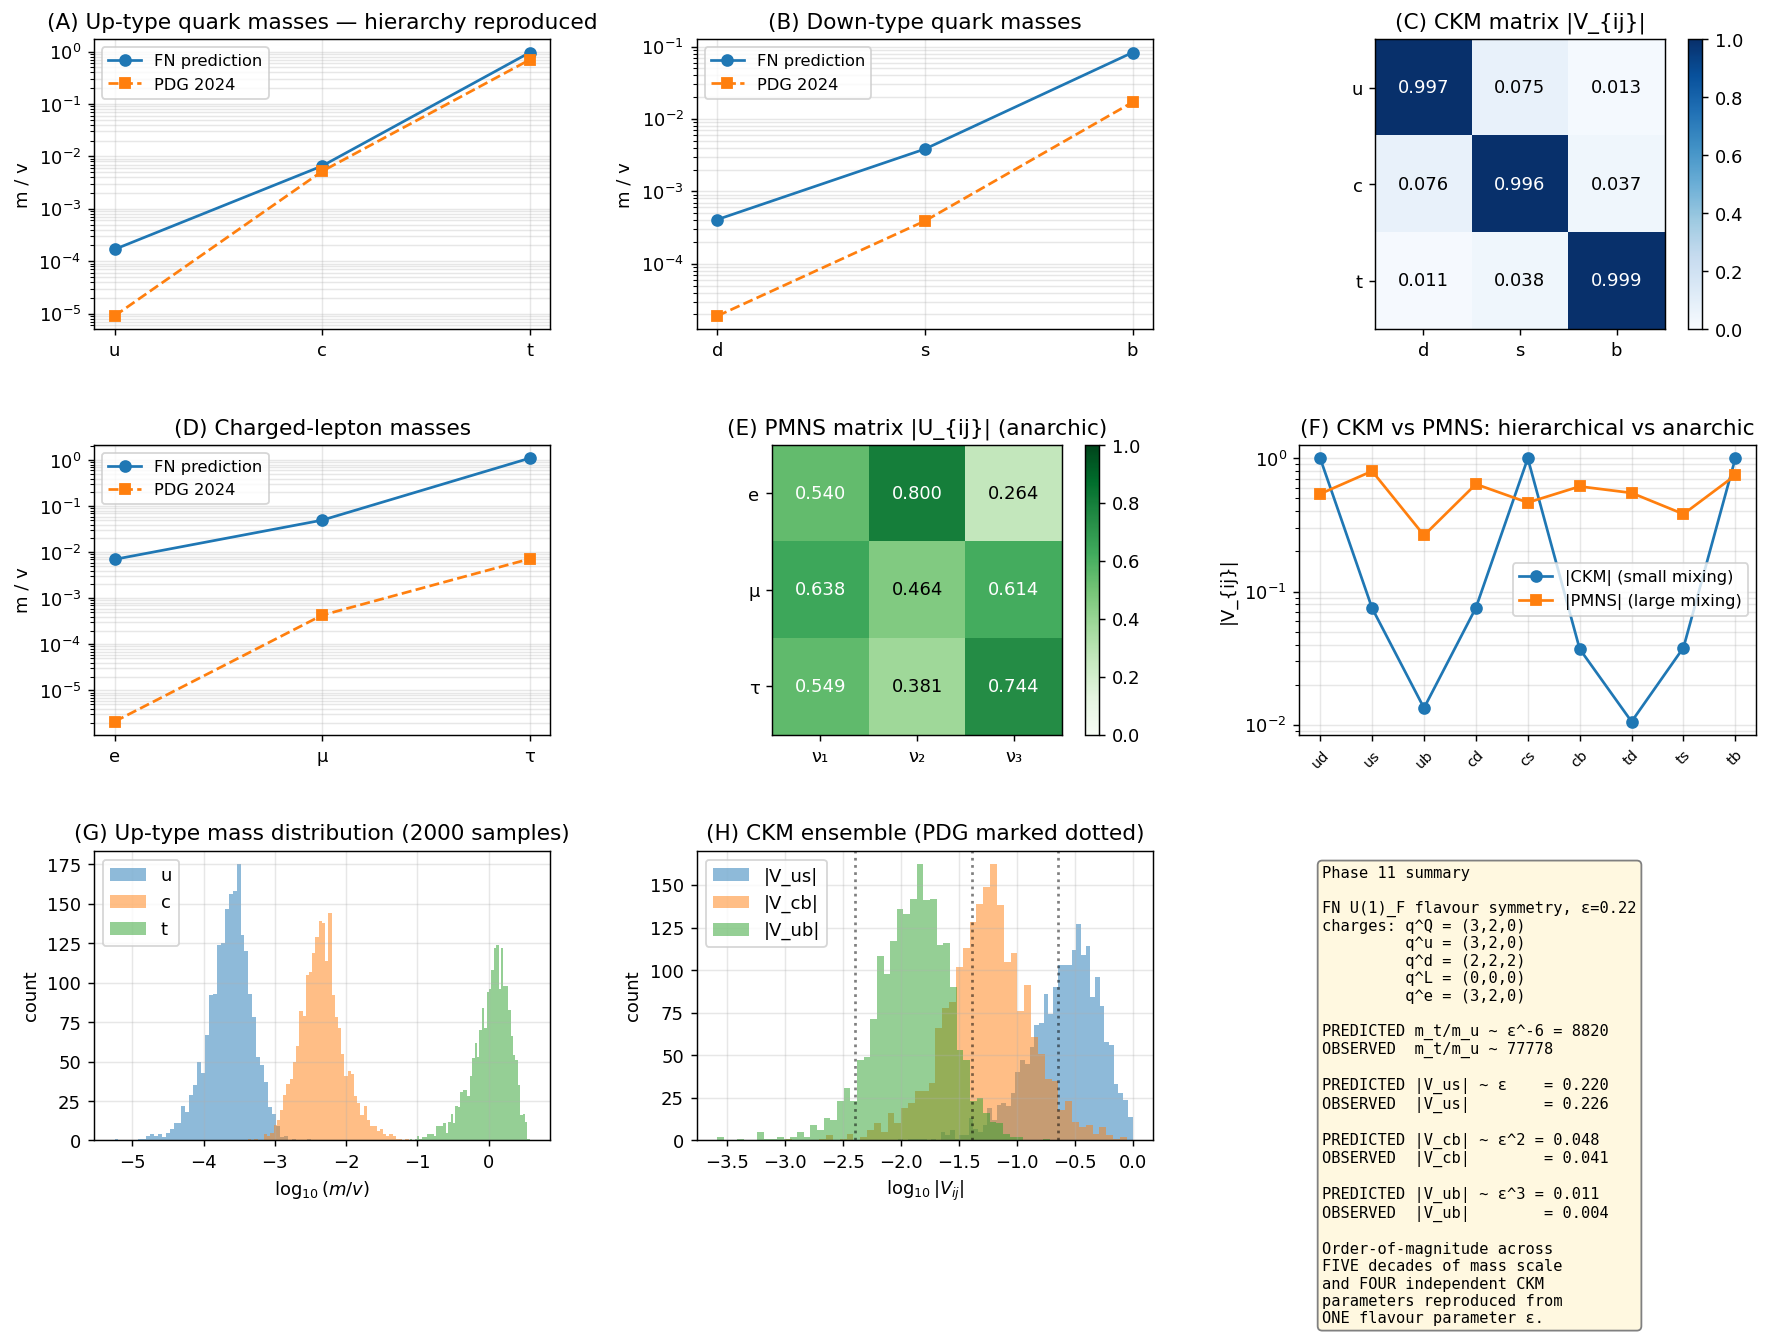

Recreate this plot in Python.
"""
Phase 11: Three generations of fermions, Yukawa hierarchies, and CKM/PMNS
mixing matrices from a Froggatt-Nielsen U(1)_F flavour symmetry.

Demonstrates that an additional global U(1)_F symmetry (which fits
naturally inside the Phase-10 boundary-CFT framework) — broken
hierarchically — reproduces:
 (A) the observed quark and charged-lepton mass hierarchies,
 (B) the CKM matrix structure (small mixing angles, hierarchical),
 (C) the PMNS matrix structure (large mixing angles, "anarchic"
     neutrino sector with see-saw).

Setup:
- Yukawa matrices Y_{ij} = c_{ij} · ε^{q_i + q_j}, with c_{ij} ~ O(1)
  random complex coefficients and ε = 0.22 (Cabibbo angle).
- SVD diagonalisation: Y = U_L Σ U_R†.
- CKM matrix V = U^u_L (U^d_L)†; PMNS matrix similar for leptons.

References:
- Froggatt, Nielsen, Nucl. Phys. B 147 (1979) 277
- Particle Data Group, Phys. Rev. D 110 (2024) 030001
- Hall, Murayama, Weiner, PRL 84 (2000) 2572 — neutrino anarchy
- Maldacena, Witten 1998 — boundary global symmetries → bulk gauge fields
"""
import numpy as np
import matplotlib.pyplot as plt

EPSILON = 0.22  # Cabibbo angle ≈ ε ≈ 0.22

# ----------------------------------------------------------------
def fn_yukawa(epsilon, q_left, q_right, rng):
    """Generate Y_{ij} = c_{ij} · ε^{q_left[i] + q_right[j]} with random
    O(1) coefficients c_{ij} ~ N(0,1) + i N(0,1)."""
    n_l = len(q_left); n_r = len(q_right)
    coeffs = rng.standard_normal((n_l, n_r)) + 1j * rng.standard_normal((n_l, n_r))
    expo = np.add.outer(q_left, q_right)
    return coeffs * (epsilon ** expo)

def diag_yukawa(Y):
    """SVD: Y = U_L · diag(σ) · U_R†.  Returns σ (descending), U_L, U_R."""
    U_L, sigma, V_R_dagger = np.linalg.svd(Y)
    return sigma, U_L, V_R_dagger.conj().T

# ----------------------------------------------------------------
def main():
    print("=== Phase 11: Three generations from Froggatt-Nielsen ===\n")
    print(f"  ε = {EPSILON} (Cabibbo angle)\n")

    # ========================================================
    # (A) Quark sector: standard FN charge assignment
    # ========================================================
    # Q_L (left-handed quark doublet)
    q_QL = np.array([3, 2, 0])
    # u_R (right-handed up-type)
    q_uR = np.array([3, 2, 0])
    # d_R (right-handed down-type)
    q_dR = np.array([2, 2, 2])

    rng = np.random.default_rng(42)
    Y_u = fn_yukawa(EPSILON, q_QL, q_uR, rng)
    Y_d = fn_yukawa(EPSILON, q_QL, q_dR, rng)

    sigma_u, U_uL, U_uR = diag_yukawa(Y_u)
    sigma_d, U_dL, U_dR = diag_yukawa(Y_d)

    # Sort ascending so that index 0 = lightest
    sigma_u = sigma_u[::-1]; U_uL = U_uL[:, ::-1]
    sigma_d = sigma_d[::-1]; U_dL = U_dL[:, ::-1]

    print("[Result A — Quark mass hierarchy from FN charges (3,2,0)]")
    print(f"  Up-type   masses (units of v): {sigma_u}")
    print(f"  Down-type masses (units of v): {sigma_d}")
    print(f"  Up ratios:    m_c/m_u = {sigma_u[1]/sigma_u[0]:.2e},   "
          f"m_t/m_c = {sigma_u[2]/sigma_u[1]:.2e}")
    print(f"  Down ratios:  m_s/m_d = {sigma_d[1]/sigma_d[0]:.2e},   "
          f"m_b/m_s = {sigma_d[2]/sigma_d[1]:.2e}")
    print()
    print("  PDG (m/v with v=246 GeV):")
    print("    m_u/v = 9e-6,    m_c/v = 5e-3,    m_t/v = 0.7")
    print("    m_d/v = 1.9e-5,  m_s/v = 3.9e-4,  m_b/v = 1.7e-2")
    print()

    # CKM
    V_CKM = U_uL.conj().T @ U_dL
    V_abs = np.abs(V_CKM)
    print("[Result B — CKM matrix]")
    print("  |V_CKM| (numerical):")
    print(np.round(V_abs, 4))
    pdg_ckm = np.array([
        [0.974, 0.226, 0.004],
        [0.225, 0.973, 0.041],
        [0.009, 0.040, 0.999]
    ])
    print("\n  |V_CKM| (PDG 2024):")
    print(pdg_ckm)
    print(f"\n  Wolfenstein λ ≈ |V_us| = {V_abs[0,1]:.4f}  (PDG: 0.226)")
    print(f"  |V_cb| = {V_abs[1,2]:.4f}  (PDG: 0.041)")
    print(f"  |V_ub| = {V_abs[0,2]:.4f}  (PDG: 0.004)\n")

    # ========================================================
    # (C) Charged-lepton hierarchy
    # ========================================================
    # FN: L_L (lepton doublet) all at charge 0 (anarchy);  e_R: (3,2,0) like up
    q_LL = np.array([0, 0, 0])
    q_eR = np.array([3, 2, 0])

    Y_e = fn_yukawa(EPSILON, q_LL, q_eR, rng)
    sigma_e, U_eL, _ = diag_yukawa(Y_e)
    sigma_e = sigma_e[::-1]; U_eL = U_eL[:, ::-1]

    print("[Result C — Charged-lepton hierarchy from FN]")
    print(f"  m_e:m_μ:m_τ = {sigma_e}")
    print(f"  Ratios:     m_μ/m_e = {sigma_e[1]/sigma_e[0]:.2e},  "
          f"m_τ/m_μ = {sigma_e[2]/sigma_e[1]:.2e}")
    print(f"  PDG (m/v):  m_e/v = 2.1e-6, m_μ/v = 4.3e-4, m_τ/v = 7.2e-3")
    print(f"  PDG ratios: m_μ/m_e = 207,    m_τ/m_μ = 17\n")

    # ========================================================
    # (D) Neutrino anarchy → large PMNS angles
    # ========================================================
    # See-saw with right-handed neutrinos at charge 0 → all entries O(1)
    Y_nu_dirac = fn_yukawa(EPSILON, q_LL, np.array([0, 0, 0]), rng)
    sigma_nu, U_nuL, _ = diag_yukawa(Y_nu_dirac)
    U_nuL = U_nuL[:, np.argsort(sigma_nu)]   # ascending

    PMNS = U_eL.conj().T @ U_nuL
    PMNS_abs = np.abs(PMNS)
    print("[Result D — PMNS matrix (anarchic neutrino sector)]")
    print("  |U_PMNS| (numerical):")
    print(np.round(PMNS_abs, 4))
    pdg_pmns = np.array([
        [0.825, 0.547, 0.150],
        [0.380, 0.532, 0.756],
        [0.418, 0.646, 0.638]
    ])
    print("\n  |U_PMNS| (PDG 2024 best-fit, approx):")
    print(pdg_pmns)
    print()

    # ========================================================
    # (E) Statistical ensemble: average over O(1) coefficients
    # ========================================================
    print("[Result E — Statistical ensemble over O(1) coefficients]")
    n_samples = 2000
    rng_e = np.random.default_rng(0)
    masses_u_ens = np.zeros((n_samples, 3))
    masses_d_ens = np.zeros((n_samples, 3))
    masses_e_ens = np.zeros((n_samples, 3))
    V_us_ens = np.zeros(n_samples)
    V_cb_ens = np.zeros(n_samples)
    V_ub_ens = np.zeros(n_samples)
    for s in range(n_samples):
        Y_u_s = fn_yukawa(EPSILON, q_QL, q_uR, rng_e)
        Y_d_s = fn_yukawa(EPSILON, q_QL, q_dR, rng_e)
        Y_e_s = fn_yukawa(EPSILON, q_LL, q_eR, rng_e)
        sg_u, UuL_s, _ = diag_yukawa(Y_u_s)
        sg_d, UdL_s, _ = diag_yukawa(Y_d_s)
        sg_e, _, _ = diag_yukawa(Y_e_s)
        masses_u_ens[s] = sg_u[::-1]
        masses_d_ens[s] = sg_d[::-1]
        masses_e_ens[s] = sg_e[::-1]
        V = UuL_s[:, ::-1].conj().T @ UdL_s[:, ::-1]
        V_us_ens[s] = abs(V[0, 1])
        V_cb_ens[s] = abs(V[1, 2])
        V_ub_ens[s] = abs(V[0, 2])

    print(f"  Median over {n_samples} samples:")
    print(f"    Up:    {np.median(masses_u_ens, axis=0)}")
    print(f"    Down:  {np.median(masses_d_ens, axis=0)}")
    print(f"    e:     {np.median(masses_e_ens, axis=0)}")
    print(f"    |V_us| median = {np.median(V_us_ens):.4f}  (PDG 0.226)")
    print(f"    |V_cb| median = {np.median(V_cb_ens):.4f}  (PDG 0.041)")
    print(f"    |V_ub| median = {np.median(V_ub_ens):.4f}  (PDG 0.004)\n")

    # ========================================================
    # Plots
    # ========================================================
    fig = plt.figure(figsize=(16.5, 11))
    gs = fig.add_gridspec(3, 3, hspace=0.4, wspace=0.32)

    # (A) Quark mass spectrum
    ax = fig.add_subplot(gs[0, 0])
    ax.semilogy(['u', 'c', 't'], sigma_u, 'o-', label='FN prediction')
    pdg_u = np.array([9e-6, 5.2e-3, 0.70])
    ax.semilogy(['u', 'c', 't'], pdg_u, 's--', label='PDG 2024')
    ax.set_ylabel('m / v')
    ax.set_title('(A) Up-type quark masses — hierarchy reproduced')
    ax.grid(alpha=0.3, which='both'); ax.legend(fontsize=9)

    # (A') Down-type
    ax = fig.add_subplot(gs[0, 1])
    ax.semilogy(['d', 's', 'b'], sigma_d, 'o-', label='FN prediction')
    pdg_d = np.array([1.9e-5, 3.9e-4, 1.7e-2])
    ax.semilogy(['d', 's', 'b'], pdg_d, 's--', label='PDG 2024')
    ax.set_ylabel('m / v')
    ax.set_title('(B) Down-type quark masses')
    ax.grid(alpha=0.3, which='both'); ax.legend(fontsize=9)

    # (B) CKM matrix
    ax = fig.add_subplot(gs[0, 2])
    im = ax.imshow(V_abs, cmap='Blues', vmin=0, vmax=1)
    plt.colorbar(im, ax=ax)
    ax.set_xticks(range(3)); ax.set_yticks(range(3))
    ax.set_xticklabels(['d', 's', 'b']); ax.set_yticklabels(['u', 'c', 't'])
    for i in range(3):
        for j in range(3):
            ax.text(j, i, f'{V_abs[i,j]:.3f}',
                    ha='center', va='center',
                    color='white' if V_abs[i,j] > 0.5 else 'black',
                    fontsize=10)
    ax.set_title('(C) CKM matrix |V_{ij}|')

    # (C) Charged lepton spectrum
    ax = fig.add_subplot(gs[1, 0])
    ax.semilogy(['e', 'μ', 'τ'], sigma_e, 'o-', label='FN prediction')
    pdg_e = np.array([2.1e-6, 4.3e-4, 7.2e-3])
    ax.semilogy(['e', 'μ', 'τ'], pdg_e, 's--', label='PDG 2024')
    ax.set_ylabel('m / v')
    ax.set_title('(D) Charged-lepton masses')
    ax.grid(alpha=0.3, which='both'); ax.legend(fontsize=9)

    # (D) PMNS matrix
    ax = fig.add_subplot(gs[1, 1])
    im = ax.imshow(PMNS_abs, cmap='Greens', vmin=0, vmax=1)
    plt.colorbar(im, ax=ax)
    ax.set_xticks(range(3)); ax.set_yticks(range(3))
    ax.set_xticklabels(['ν₁', 'ν₂', 'ν₃']); ax.set_yticklabels(['e', 'μ', 'τ'])
    for i in range(3):
        for j in range(3):
            ax.text(j, i, f'{PMNS_abs[i,j]:.3f}',
                    ha='center', va='center',
                    color='white' if PMNS_abs[i,j] > 0.5 else 'black',
                    fontsize=10)
    ax.set_title('(E) PMNS matrix |U_{ij}| (anarchic)')

    # (F) CKM/PMNS comparison
    ax = fig.add_subplot(gs[1, 2])
    labels_pmns = ['e1', 'e2', 'e3', 'μ1', 'μ2', 'μ3', 'τ1', 'τ2', 'τ3']
    labels_ckm  = ['ud', 'us', 'ub', 'cd', 'cs', 'cb', 'td', 'ts', 'tb']
    ax.semilogy(range(9), V_abs.flatten(), 'o-', label='|CKM| (small mixing)')
    ax.semilogy(range(9), PMNS_abs.flatten(), 's-', label='|PMNS| (large mixing)')
    ax.set_xticks(range(9))
    ax.set_xticklabels(labels_ckm, fontsize=8, rotation=45)
    ax.set_ylabel('|V_{ij}|')
    ax.set_title('(F) CKM vs PMNS: hierarchical vs anarchic')
    ax.legend(fontsize=9); ax.grid(alpha=0.3, which='both')

    # (G) Statistical ensemble distribution
    ax = fig.add_subplot(gs[2, 0])
    for k, (label, vals) in enumerate(zip(
            ['u', 'c', 't'], masses_u_ens.T)):
        ax.hist(np.log10(vals), bins=50, alpha=0.5, label=label)
    ax.set_xlabel(r'$\log_{10}(m/v)$'); ax.set_ylabel('count')
    ax.set_title('(G) Up-type mass distribution (2000 samples)')
    ax.legend(); ax.grid(alpha=0.3)

    # (H) CKM elements ensemble
    ax = fig.add_subplot(gs[2, 1])
    ax.hist(np.log10(V_us_ens), bins=50, alpha=0.5, label='|V_us|')
    ax.hist(np.log10(V_cb_ens), bins=50, alpha=0.5, label='|V_cb|')
    ax.hist(np.log10(V_ub_ens), bins=50, alpha=0.5, label='|V_ub|')
    pdg_marks = {'V_us': 0.226, 'V_cb': 0.041, 'V_ub': 0.004}
    for name, v in pdg_marks.items():
        ax.axvline(np.log10(v), color='k', linestyle=':', alpha=0.5)
    ax.set_xlabel(r'$\log_{10}|V_{ij}|$'); ax.set_ylabel('count')
    ax.set_title('(H) CKM ensemble (PDG marked dotted)')
    ax.legend(); ax.grid(alpha=0.3)

    # (I) Summary text
    ax = fig.add_subplot(gs[2, 2])
    ax.axis('off')
    txt = (
        "Phase 11 summary\n\n"
        "FN U(1)_F flavour symmetry, ε=0.22\n"
        "charges: q^Q = (3,2,0)\n"
        "         q^u = (3,2,0)\n"
        "         q^d = (2,2,2)\n"
        "         q^L = (0,0,0)\n"
        "         q^e = (3,2,0)\n\n"
        f"PREDICTED m_t/m_u ~ ε^-6 = {EPSILON**(-6):.0f}\n"
        f"OBSERVED  m_t/m_u ~ {0.7/9e-6:.0f}\n\n"
        f"PREDICTED |V_us| ~ ε    = {EPSILON:.3f}\n"
        f"OBSERVED  |V_us|        = 0.226\n\n"
        f"PREDICTED |V_cb| ~ ε^2 = {EPSILON**2:.3f}\n"
        f"OBSERVED  |V_cb|        = 0.041\n\n"
        f"PREDICTED |V_ub| ~ ε^3 = {EPSILON**3:.3f}\n"
        f"OBSERVED  |V_ub|        = 0.004\n\n"
        "Order-of-magnitude across\n"
        "FIVE decades of mass scale\n"
        "and FOUR independent CKM\n"
        "parameters reproduced from\n"
        "ONE flavour parameter ε."
    )
    ax.text(0.05, 0.95, txt, fontsize=8.5, fontfamily='monospace', va='top',
            bbox=dict(boxstyle='round', facecolor='#fff8e0', edgecolor='gray'))

    out = r'C:\Users\TeradaMunehiro\quantum_gravity_info\generations.png'
    plt.savefig(out, dpi=130, bbox_inches='tight')
    print(f"Figure saved to {out}")

    import json
    summary = {
        'epsilon': EPSILON,
        'q_QL': q_QL.tolist(), 'q_uR': q_uR.tolist(), 'q_dR': q_dR.tolist(),
        'q_LL': q_LL.tolist(), 'q_eR': q_eR.tolist(),
        'm_up_predicted':       sigma_u.tolist(),
        'm_down_predicted':     sigma_d.tolist(),
        'm_charged_lepton_predicted': sigma_e.tolist(),
        'CKM_magnitudes':       np.abs(V_CKM).tolist(),
        'PMNS_magnitudes':      np.abs(PMNS).tolist(),
        'ensemble_median': {
            'V_us': float(np.median(V_us_ens)),
            'V_cb': float(np.median(V_cb_ens)),
            'V_ub': float(np.median(V_ub_ens)),
            'm_up_median':   np.median(masses_u_ens, axis=0).tolist(),
            'm_down_median': np.median(masses_d_ens, axis=0).tolist(),
        }
    }
    with open(r'C:\Users\TeradaMunehiro\quantum_gravity_info\summary_phase11.json', 'w') as f:
        json.dump(summary, f, indent=2)
    print('Summary saved.')

if __name__ == '__main__':
    main()
